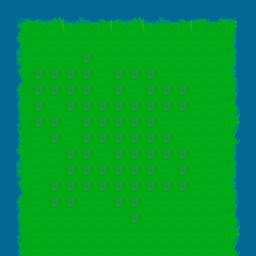

A 2D game scene composited from a Tiled map and its tileset images. What follows is a short description and the map's XML, with every tile layer's data as written:
An orthogonal 16x16 tile map with 16x16 px tiles, 2 tile layers (tiles, entities), 1 hidden layer not drawn.

<map version="1.10" tiledversion="1.10.2" orientation="orthogonal" renderorder="right-down" width="16" height="16" tilewidth="16" tileheight="16" infinite="0" nextlayerid="4" nextobjectid="1">
 <editorsettings>
  <export target="0_-2.tmj" format="json" />
 </editorsettings>
 <tileset firstgid="1" source="terrain.tsx" />
 <layer id="1" name="tiles" width="16" height="16">
  <data encoding="csv">
5,5,5,5,5,5,5,5,5,5,5,5,5,5,5,5,
5,18,19,20,21,22,23,19,20,21,22,23,24,25,26,5,
5,34,36,36,36,36,36,36,36,36,36,36,36,36,42,5,
5,50,36,36,36,35,36,36,36,36,36,36,36,36,58,5,
5,66,35,35,35,35,36,35,35,35,36,36,36,36,74,5,
5,82,35,35,35,35,36,35,36,35,35,35,36,36,90,5,
5,98,35,36,35,35,35,35,35,35,35,35,36,36,106,5,
5,114,35,35,36,35,35,35,35,35,36,36,36,36,122,5,
5,130,36,35,36,35,35,35,35,35,35,36,36,36,138,5,
5,34,36,36,35,35,36,35,35,35,35,35,36,36,42,5,
5,50,36,36,35,35,35,35,35,35,36,35,36,36,58,5,
5,66,36,35,35,35,35,35,35,35,35,35,36,36,74,5,
5,82,36,35,35,36,36,35,35,36,36,36,36,36,90,5,
5,98,36,36,36,36,36,36,35,36,36,36,36,36,106,5,
5,114,36,36,36,36,36,36,36,36,36,36,36,36,122,5,
5,130,36,36,36,36,36,36,36,36,36,36,36,36,138,5
</data>
 </layer>
 <layer id="2" name="entities" width="16" height="16">
  <data encoding="csv">
0,0,0,0,0,0,0,0,0,0,0,0,0,0,0,0,
0,0,0,0,0,0,0,0,0,0,0,0,0,0,0,0,
0,0,0,0,0,0,0,0,0,0,0,0,0,0,0,0,
0,0,0,0,0,0,0,0,0,0,0,0,0,0,0,0,
0,0,0,0,0,0,0,0,0,0,0,0,0,0,0,0,
0,0,0,0,0,0,0,0,0,0,0,0,0,0,0,0,
0,0,0,0,0,0,0,0,0,0,0,0,0,0,0,0,
0,0,0,0,0,0,0,0,0,0,0,0,0,0,0,0,
0,0,0,0,0,0,0,0,0,0,0,0,0,0,0,0,
0,0,0,0,0,0,0,0,0,0,0,0,0,0,0,0,
0,0,0,0,0,0,0,0,0,0,0,0,0,0,0,0,
0,0,0,0,0,0,0,0,0,0,0,0,0,0,0,0,
0,0,0,0,0,0,0,0,0,0,0,0,0,0,0,0,
0,0,0,0,0,0,0,0,0,0,0,0,0,0,0,0,
0,0,0,0,0,0,0,0,0,0,0,0,0,0,0,0,
0,0,0,0,0,0,0,0,0,0,0,0,0,0,0,0
</data>
 </layer>
 <layer id="3" name="collisions" width="16" height="16" visible="0" opacity="0.9">
  <data encoding="csv">
0,1,1,1,1,1,1,1,1,1,1,1,1,1,1,0,
1,0,0,0,0,0,0,0,0,0,0,0,0,0,0,1,
1,0,0,0,0,0,0,0,0,0,0,0,0,0,0,1,
1,0,0,0,0,0,0,0,0,0,0,0,0,0,0,1,
1,0,0,0,0,0,0,0,0,0,0,0,0,0,0,1,
1,0,0,0,0,0,0,0,0,0,0,0,0,0,0,1,
1,0,0,0,0,0,0,0,0,0,0,0,0,0,0,1,
1,0,0,0,0,0,0,0,0,0,0,0,0,0,0,1,
1,0,0,0,0,0,0,0,0,0,0,0,0,0,0,1,
1,0,0,0,0,0,0,0,0,0,0,0,0,0,0,1,
1,0,0,0,0,0,0,0,0,0,0,0,0,0,0,1,
1,0,0,0,0,0,0,0,0,0,0,0,0,0,0,1,
1,0,0,0,0,0,0,0,0,0,0,0,0,0,0,1,
1,0,0,0,0,0,0,0,0,0,0,0,0,0,0,1,
1,0,0,0,0,0,0,0,0,0,0,0,0,0,0,1,
1,0,0,0,0,0,0,0,0,0,0,0,0,0,0,1
</data>
 </layer>
</map>
